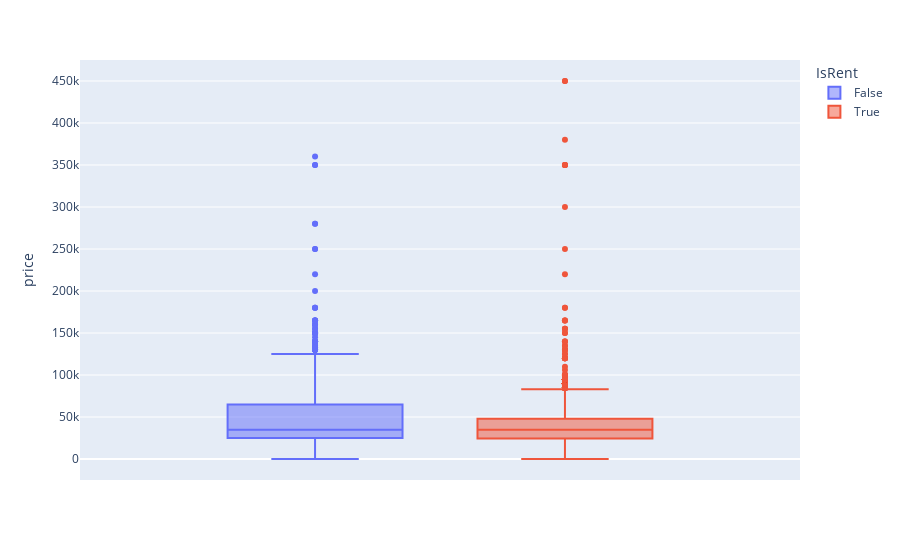

The code cell stored with this chart in its notebook:
### Code cell
fig = px.box(
    real_estate,
    y="price",
    color="IsRent",
)


fig.show()

### Figure 1 — Plotly figure (JSON) as saved in the notebook; plotly's stock layout.template omitted (floating-point values rounded to 4 significant figures; data arrays with more than 128 entries replaced by an {"elided": "..."} marker saying what was removed)
{"data": [{"alignmentgroup": "True", "hovertemplate": "IsRent=False<br>price=%{y}<extra></extra>", "legendgroup": "False", "marker": {"color": "#636efa"}, "name": "False", "notched": false, "offsetgroup": "False", "orientation": "v", "showlegend": true, "type": "box", "x0": " ", "xaxis": "x", "y": {"elided": "3752 int values"}, "y0": " ", "yaxis": "y"}, {"alignmentgroup": "True", "hovertemplate": "IsRent=True<br>price=%{y}<extra></extra>", "legendgroup": "True", "marker": {"color": "#EF553B"}, "name": "True", "notched": false, "offsetgroup": "True", "orientation": "v", "showlegend": true, "type": "box", "x0": " ", "xaxis": "x", "y": {"elided": "3009 int values"}, "y0": " ", "yaxis": "y"}], "layout": {"boxmode": "group", "legend": {"title": {"text": "IsRent"}, "tracegroupgap": 0}, "margin": {"t": 60}, "xaxis": {"anchor": "y", "domain": [0, 1]}, "yaxis": {"anchor": "x", "domain": [0, 1], "title": {"text": "price"}}}}
